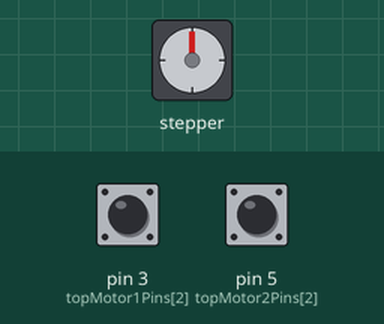
A sketch run on a simulated Arduino Mega 2560, built with avr-gcc and run on an emulated ATmega2560. On the bench: stepper motor. Inputs (shaded band) come from the test bench; at power-on: pin 5 (topMotor2Pins[2]) HIGH, pin 3 (topMotor1Pins[2]) HIGH. Stepper angles assume 200 steps per turn.

Above: at 0.76 s.
1.3 s: pin 5 (topMotor2Pins[2]) pulled LOW for 1 s
5.3 s: pin 5 (topMotor2Pins[2]) pulled LOW for 3.2 s
Timing chart, 0 to 8.3 s (numbered marks = the images above; inputs shaded):
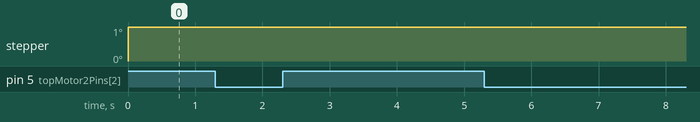

The sketch:

four_stepper_two_joystick.ino
```cpp
#include <Stepper.h>

// Variables
const int PPR = 200;
const int max_speed = 20;

// Motors connected to the top plate
// Motor Y in pins 10-13
Stepper topMotor1(PPR, 6, 7, 8, 9);
int     topMotor1Pins[] = { 1, 2, 3 };
int speed_1 = 0;
int direction_1 = 1;
int position_1 = analogRead(topMotor1Pins[0]);
// Motor X in pins 6-9
Stepper topMotor2(PPR, 10, 11, 12 ,13);
int     topMotor2Pins[] = { 2, 4, 5 };
int speed_2 = 0;
int direction_2 = 1;
int position_2 = analogRead(topMotor2Pins[0]);

// Motors connected to the top plate
// Motor Y in pins 24-27
Stepper midMotor1(PPR, 34, 35, 36, 37);
int     midMotor1Pins[] = { 3, 46, 47 };
int speed_3 = 0;
int direction_3 = 1;
int position_3 = analogRead(midMotor1Pins[0]);
// Motor X in pins 32-35
Stepper midMotor2(PPR, 2, 3, 4, 5);
int     midMotor2Pins[] = { 4, 48, 49 };
int speed_4 = 0;
int direction_4 = 1;
int position_4 = analogRead(midMotor2Pins[0]);

// Joystick 1 trigger values
// Y axis
int topForwardLimit = 30, topForwardTrigger = 39;
int topIdle_1 = 51;
int topBackwardTrigger = 180, topBackwardLimit = 613;
int joystick1Limit_y[] = { topForwardLimit, topForwardTrigger, topBackwardTrigger, topBackwardLimit };

// X axis
int topLeftLimit = 300, topLeftTrigger = 580;
int topIdle_2 = 680;
int topRightTrigger = 720, topRightLimit = 1023;
int joystick1Limit_x[] = { topLeftLimit, topLeftTrigger, topRightTrigger, topRightLimit };

// Joystick 2 trigger values
// Y axis
int midForwardLimit = 0, midForwardTrigger = 420;
int midIdle_1 = 493;
int midBackwardTrigger = 600, midBackwardLimit = 1023;
int joystick2Limit_y[] = { midForwardLimit, midForwardTrigger, midBackwardTrigger, midBackwardLimit };

// X axis
int midLeftLimit = 0, midLeftTrigger = 420;
int idle_2 = 503;
int midRightTrigger = 600, midRightLimit = 1023;
int joystick2Limit_x[] = { midLeftLimit, midLeftTrigger, midRightTrigger, midRightLimit };


void setup() {
  // // Pins 2-5 set up as inputs with pullup resistors. Sensors are active-low.
  for (int i = 2; i <= 5; i++)
  {
    pinMode(i, INPUT_PULLUP);
  }
  // for (int i = 46; i <= 49; i++)
  // {
  //   pinMode(i, INPUT_PULLUP);
  // }
}

void loop() {
  motorControl(joystick1Limit_y, max_speed, topMotor1Pins, topMotor1, speed_1, direction_1, position_1);
  motorControl(joystick1Limit_x, max_speed, topMotor2Pins, topMotor2, speed_2, direction_2, position_2);
  // motorControl(joystick2Limit_y, max_speed, midMotor1Pins, midMotor1, speed_3, direction_3, position_3);
  // motorControl(joystick2Limit_x, max_speed, midMotor2Pins, midMotor2, speed_4, direction_4, position_4);
}

int motorControl(int joystickTrigger[], int speed, int motorPins[], Stepper motor,
  int speed_now, int direction_now, int position_now) {

  if (position_now > joystickTrigger[2] and digitalRead(motorPins[1]) == HIGH) {
    speed_now = map(position_now, joystickTrigger[2], joystickTrigger[3], 0, speed);
    direction_now = -1;
  }

  if (position_now < joystickTrigger[1] and digitalRead(motorPins[2]) == HIGH) {
    speed_now = map(position_now, joystickTrigger[0], joystickTrigger[1], speed, 0);
  }

  if (speed_now > 0) {
    motor.setSpeed(speed_now);
    motor.step(direction_now);
  }
}
```
